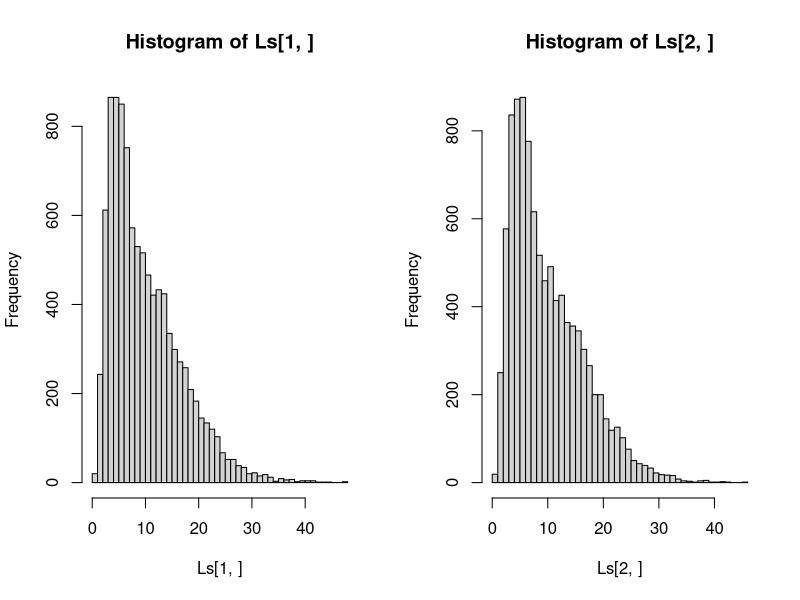
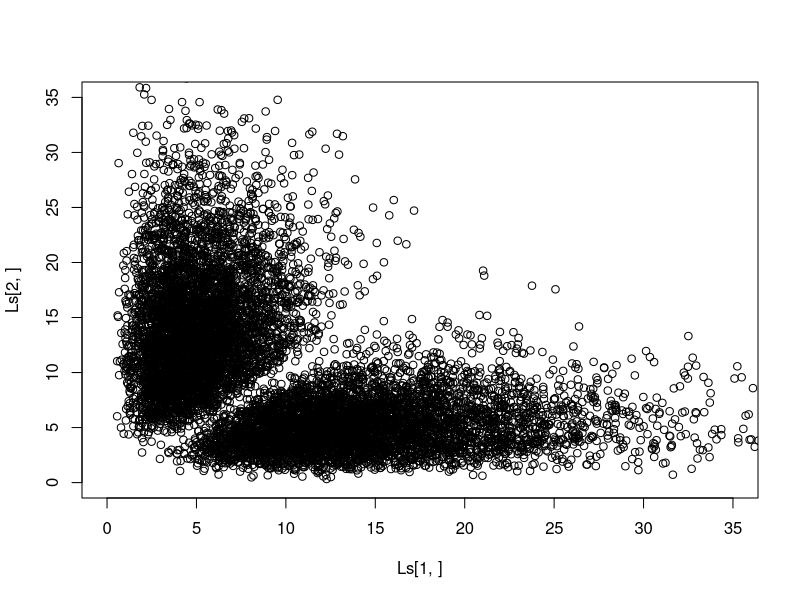
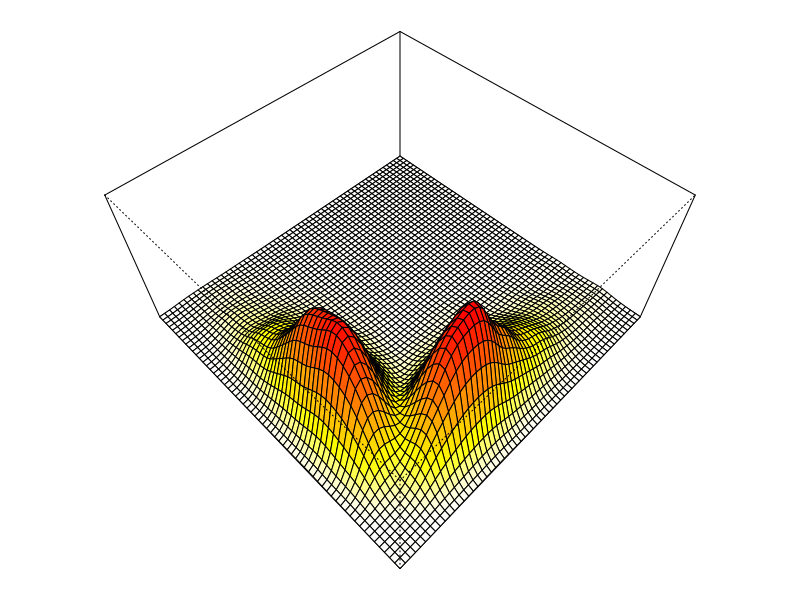
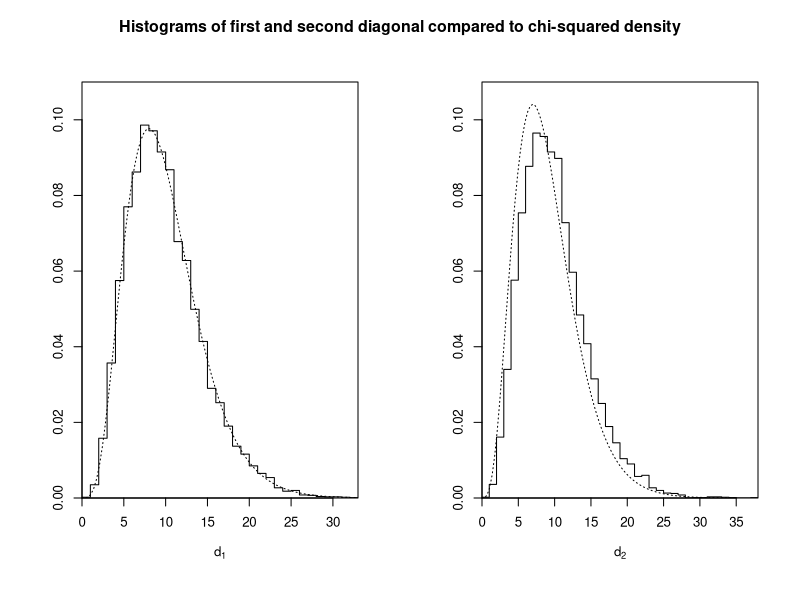
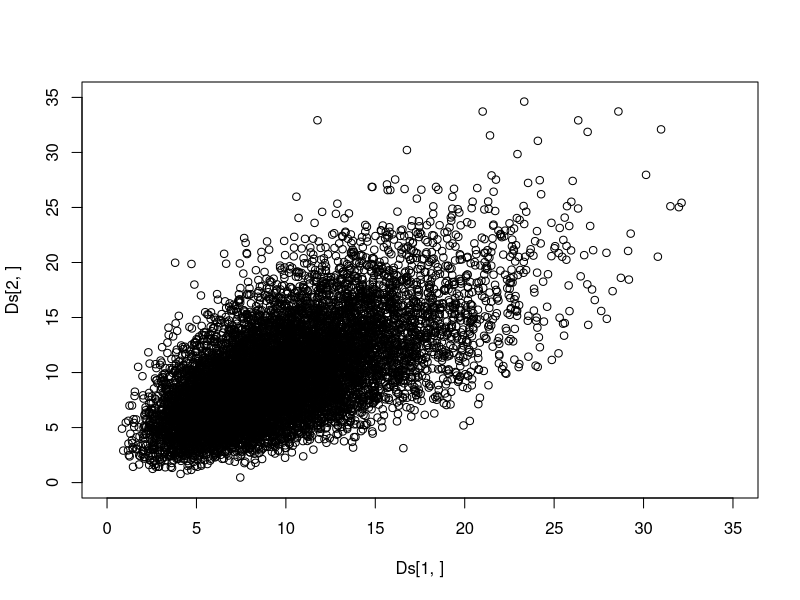
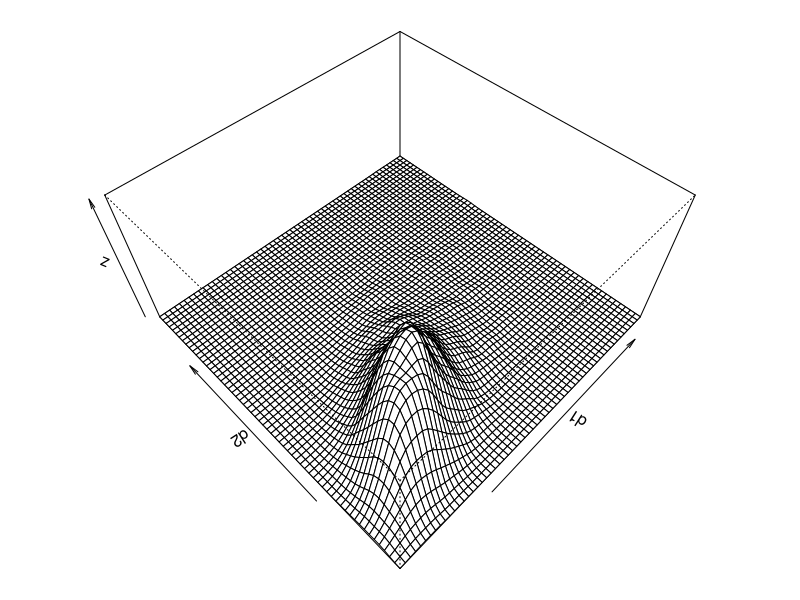
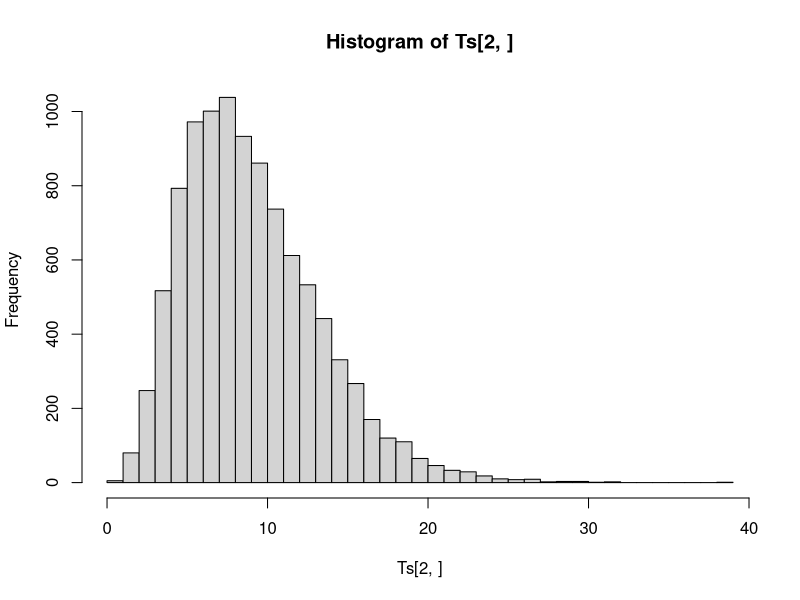
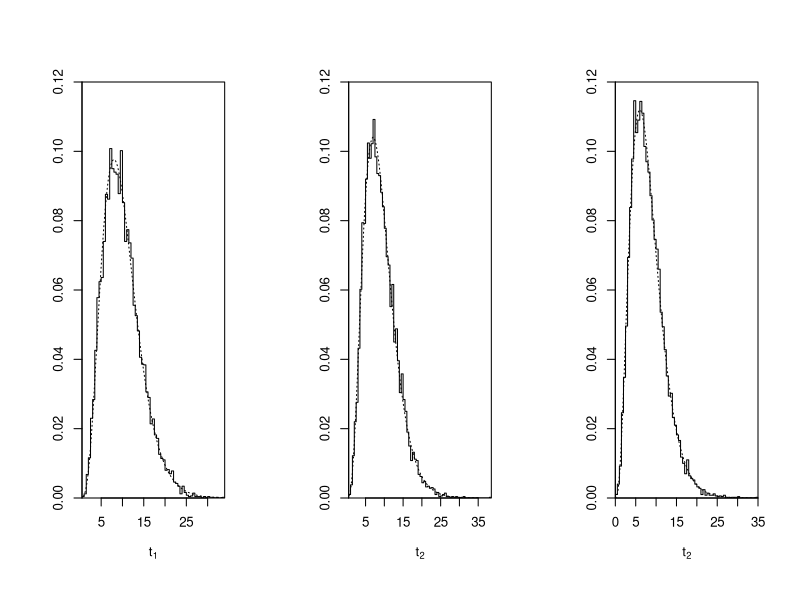

Here is the R script that generated these plots, in order:
## ---- chunk 1
eigenvalues = function(x) {
  sample(eigen(x, only.values=T)$values, nrow(x))
}
## ---- chunk 2
Sigma = matrix(c(1,1/3,1/3,1), ncol=2)
Sigma
## ---- chunk 3
A = rWishart(3, 10, Sigma)
A
## ---- chunk 4
A[,,3]
## ---- chunk 5
eigenvalues(A[,,3])
## ---- chunk 6
Ls = apply(rWishart(10^4, 10, Sigma), 3, eigenvalues)
## ---- chunk 7
dim(Ls)
## ---- chunk 8
par(mfrow=c(1,2)) -> opar

hist(Ls[1,], 50)
hist(Ls[2,], 50)

title(main="Histograms of first and second eigenvalue", outer=T, line=1)

par(opar)
## ---- chunk 9
plot(Ls[1,], Ls[2,], xlim=c(0,35), ylim=c(0,35))
## ---- chunk 10
require(MASS)

f = kde2d(Ls[1,], Ls[2,], n=60, lims=c(-1,35,-1,35)) # kernel density plot

# set margins
par(mai=c(0.1,0.1,0.1,0.1)) -> opar

# extract data
e1 = f$x
e2 = f$y
z = f$z

# generate colors
nb.col = 256
color = heat.colors(nb.col)
nrz = nrow(z)
ncz = ncol(z)
facet = -(z[-1, -1] + z[-1, -ncz] + z[-nrz, -1] + z[-nrz, -ncz])
facetcol = cut(facet, nb.col)

# plot
persp(e1, e2, z, phi = 50, theta = -45, 
      expand=0.5, col=color[facetcol],
      ticktype="detailed", axes=F)

par(opar)
## ---- chunk 11
N = 10
Sigma = matrix(c(1,4/5,4/5,1), ncol=2)
Sigma
## ---- chunk 12
Ds = apply(rWishart(10^4, N, Sigma), 3, diag) # extract the diagonal value of the Wishart matrix
## ---- chunk 13
dim(Ds)
## ---- chunk 14
Ds[,1]
## ---- chunk 15
hist(Ds[1,], breaks=30, plot=FALSE) -> h1
hist(Ds[2,], breaks=30, plot=FALSE) -> h2
## ---- chunk 16
par(mfrow=c(1,2), xaxs="i", yaxs="i", cex=0.8, 
    cex.axis=1.0) -> opar

# density of marginal
f = function(x) dchisq(x, df=N)

plot(h1$breaks, c(h1$density, 0), type="s", 
     xlab=expression(d[1]), ylab="", ylim=c(0, 0.11))
curve(f, 0, 35, lwd=1, lty=3, add=TRUE)

f = function(x) dchisq(x, df=N-1)

plot(h2$breaks, c(h2$density, 0), type="s", 
     xlab=expression(d[2]), ylab="", ylim=c(0, 0.11))
curve(f, 0, 35, lwd=1, lty=3, add=TRUE)

title(main="Histograms of first and second diagonal compared to chi-squared density", outer=T, line=-2)

par(opar)
## ---- chunk 17
plot(Ds[1,], Ds[2,], xlim=c(0,35), ylim=c(0,35))
## ---- chunk 18
require(MASS)

f = kde2d(Ds[1,], Ds[2,], n=60)

# set margins
par(mai=c(0.1,0.1,0.1,0.1)) -> opar

# extract data
d1 = f$x
d2 = f$y
z = f$z

persp(d1, d2, z, phi = 50, theta = -45, expand=0.5)

par(opar)
## ---- chunk 19
Sigma = diag(1, 2, 2)
Sigma
## ---- chunk 20
A = rWishart(1, N, Sigma)
## ---- chunk 21
diag(chol(A[,,1]))^2
## ---- chunk 22
Sigma = diag(1, 3, 3)

tdiag = function(A) {
  diag(chol(A))^2
}

Ts = apply(rWishart(10^4, N, Sigma), 3, tdiag)
## ---- chunk 23
dim(Ts)
## ---- chunk 24
length(Ts[1,])
## ---- chunk 25
length(Ts[2,])
## ---- chunk 26
hist(Ts[2,], 50)
## ---- chunk 27
hist(Ts[1,], breaks="FD", plot=FALSE) -> h1
hist(Ts[2,], breaks="FD", plot=FALSE) -> h2
hist(Ts[3,], breaks="FD", plot=FALSE) -> h3
## ---- chunk 28
par(mfrow=c(1,3), xaxs="i", yaxs="i", cex=0.8, 
    cex.axis=1.0) -> opar

# density of marginal
f = function(x) dchisq(x, df=N)

plot(h1$breaks, c(h1$density, 0), type="s", 
     xlab=expression(t[1]), ylab="", ylim=c(0, 0.12))
curve(f, 0, 35, lwd=1, lty=3, add=TRUE)

f = function(x) dchisq(x, df=N-1)

plot(h2$breaks, c(h2$density, 0), type="s", 
     xlab=expression(t[2]), ylab="", ylim=c(0, 0.12))
curve(f, 0, 35, lwd=1, lty=3, add=TRUE)

f = function(x) dchisq(x, df=N-2)

plot(h3$breaks, c(h3$density, 0), type="s", 
     xlab=expression(t[2]), ylab="", ylim=c(0, 0.12))
curve(f, 0, 35, lwd=1, lty=3, add=TRUE)

#title(main="Histograms of first and second diagonal compared to chi-squared densities", outer=T, line=-2)

par(opar)
## ---- chunk 29
plot(Ts[1,], Ts[2,]) # not correlated
## ---- chunk 30
mu = c(2, 1)
## ---- chunk 31
Sigma1 = matrix(c(5,4,4,5), ncol=2)
Sigma1
## ---- chunk 32
Sigma2 = matrix(c(3,0,0,3), ncol=2)
Sigma2
## ---- chunk 33
Sigma3 = matrix(c(5,-4,-4,5), ncol=2)
Sigma3
## ---- chunk 34
library(mvtnorm)
## ---- chunk 35
library(car)
## ---- chunk 36
SA = function(X) {
  require(car)
  
  par(pty="s", bty="n") -> opar
  
  plot(X[,1], X[,2], pch=20, col="gray50", cex=0.2, 
       axes=FALSE, xlab="", ylab="", xlim=range(X),
       ylim=range(X))
  
  mr = as.integer(min(range(X)))
  Mr = as.integer(max(range(X)))
  
  lpts = seq(mr, Mr, 1)
  tpts = rep('', (Mr+1-mr))
  tpts[(Mr+1-mr)] = Mr
  tck = 0.005
  axis(1, pos=0, tick=TRUE, tck = tck, label=FALSE, at=lpts)
  axis(2, pos=0, tick=TRUE, tck = tck, label=FALSE, at=lpts)
  axis(1, pos=0, tick=TRUE, tck = -1*tck, label=tpts, 
       at=lpts,  padj=-2.5, cex.axis=0.7, lwd=0.5)
  axis(2, pos=0, tick=TRUE, tck = -1*tck, label=tpts, 
       at=lpts, cex.axis=0.7, hadj=-1.3, las=1)
  
  mu = colMeans(X)
  Sigma = var(X)
  e = eigen(Sigma)

  for (i in 1:3) {
    ellipse(mu, Sigma, i, xlim=range(X), ylim=range(X),
          col=1, center.pch=19, center.cex=0.2,
          lwd=0.8, lty=2)
  }
  
  arrows(mu[1], mu[2], 
         mu[1]+e$vectors[1,1]*sqrt(e$values[1])*2.5,
         mu[2]+e$vectors[2,1]*sqrt(e$values[1])*2.5,
         length=.04,col=1,lwd=1.5)
  arrows(mu[1], mu[2],
         mu[1]+e$vectors[1,2]*sqrt(e$values[2])*2.5,
         mu[2]+e$vectors[2,2]*sqrt(e$values[2])*2.5,
         length=.04, col=1, lwd=1.5)

  par(opar)
}
## ---- chunk 37
par(mfrow=c(1,3), mai=c(0,0.1,0.1,0.1)) -> opar 

n = 500

X = rmvnorm(n, mean=mu, sigma=Sigma1)
Sn = t(X) %*% X / n
pGV = det(Sigma1)
SA(X)
title(bquote(abs(Sigma[1])== ~ .(pGV)))

X = rmvnorm(n, mean=mu, sigma=Sigma2)
Sn = t(X) %*% X / n
pGV = det(Sigma2)
SA(X)
title(bquote(abs(Sigma[2])== ~ .(pGV)))

X = rmvnorm(n, mean=mu, sigma=Sigma3)
Sn = t(X) %*% X / n
pGV = det(Sigma3)
SA(X)
title(bquote(abs(Sigma[3])== ~ .(pGV)))

par(opar)
## ---- chunk 38
p = 3
Sigma = diag(1, p, p)
mu = rep(0, p)

M = 1000 # number of MC simulations
n = 2000 # number of observations

MC = numeric(M)
for (i in 1:M) {
  X = rmvnorm(n, mean=mu, sigma=Sigma)
  Sn = t(X) %*% X / (n-1)
  MC[i] = sqrt(n)*(det(Sn)/det(Sigma) - 1)
}
## ---- chunk 39
hist(MC, breaks="FD", plot=FALSE) -> h
## ---- chunk 40
par(xaxs="i", yaxs="i", cex=0.8, cex.axis=1.0) -> opar

# theoretical density
f = function(x) dnorm(x, mean=0, sd=sqrt(2*p))

plot(h$breaks, c(h$density, 0), type="s", 
     xlab="", ylab="", ylim=c(0, 0.2))

curve(f, -10, 10, lwd=1, lty=3, add=TRUE)

title(main="Histogram compared to normal density", outer=T, line=-2)

par(opar)
## ---- chunk 41
pcor = function(rho, p) {
  Tn = matrix(0, p, p)
  for (i in 1:p) {
    for (j in 1:p) {
      Tn[i,j] = rho^abs(i-j)
    }
  }
  return(Tn)
}
## ---- chunk 42
p = 3
Sigma = pcor(0.5, p)
mu = rep(0, p)

M = 1000 # number of MC simulations
n = 2000 # number of observations

MC = numeric(M)
for (i in 1:M) {
  X = rmvnorm(n, mean=mu, sigma=Sigma)
  Sn = t(X) %*% X / (n-1)
  MC[i] = sqrt(n)*(det(Sn)/det(Sigma) - 1)
}
## ---- chunk 43
hist(MC, breaks="FD", plot=FALSE) -> h
## ---- chunk 44
par(xaxs="i", yaxs="i", cex=0.8, cex.axis=1.0) -> opar

# theoretical density
f = function(x) dnorm(x, mean=0, sd=sqrt(2*p))

plot(h$breaks, c(h$density, 0), type="s", 
     xlab="", ylab="", ylim=c(0, 0.2))
curve(f, -10, 10, lwd=1, lty=3, add=TRUE)

title(main="Histogram compared to normal density", outer=T, line=-2)

par(opar)
## ---- chunk 45
p = 10
Sigma = diag(1, p, p)
mu = rep(0, p)

M = 1000 # number of MC simulations
n = 2000 # number of observations

MC = numeric(M)
for (i in 1:M) {
  X = rmvnorm(n, mean=mu, sigma=Sigma)
  Sn = t(X) %*% X / (n-1)
  MC[i] = sqrt(n)*(det(Sn)/det(Sigma) - 1)
}
## ---- chunk 46
hist(MC, breaks="FD", plot=FALSE) -> h
## ---- chunk 47
par(xaxs="i", yaxs="i", cex=0.8, cex.axis=1.0) -> opar

# theoretical density
f = function(x) dnorm(x, mean=0, sd=sqrt(2*p))

plot(h$breaks, c(h$density, 0), type="s", 
     xlab="", ylab="", ylim=c(0, 0.2))
curve(f, -10, 10, lwd=1, lty=3, add=TRUE)

title(main="Histogram compared to normal density", outer=T, line=-2)

par(opar)
## ---- chunk 48
require(mvtnorm)

p = 30
Sigma = diag(1, p, p)
mu = rep(0, p)

M = 1000 # number of MC simulations
n = 2000 # number of observations

MC = numeric(M)
for (i in 1:M) {
  X = rmvnorm(n, mean=mu, sigma=Sigma)
  Sn = t(X) %*% X / (n-1)
  MC[i] = sqrt(n)*(det(Sn)/det(Sigma) - 1)
}
## ---- chunk 49
hist(MC, breaks="FD", plot=FALSE) -> h
## ---- chunk 50
par(xaxs="i", yaxs="i", cex=0.8, cex.axis=1.0) -> opar

# theoretical density
f = function(x) dnorm(x, mean=0, sd=sqrt(2*p))

plot(h$breaks, c(h$density, 0), type="s", 
     xlab="", ylab="", ylim=c(0, 0.2))
curve(f, -50, 50, lwd=1, lty=3, add=TRUE)

title(main="Histogram compared to normal density", outer=T, line=-2)

par(opar) # the classical theory does not work
## ---- chunk 51
d = function(u) 1 + (1-u)/u * log(1-u)
## ---- chunk 52
require(mvtnorm)

M = 1000 # number of MC simulations
n = 2000 # number of observations
p = 30

Sigma = diag(1, p, p)
mu = rep(0, p)

yn = p/n # Finite horizon proxy

MC = numeric(M)
for (i in 1:M) {
  X = rmvnorm(n, mean=mu, sigma=Sigma)
  Sn = t(X) %*% X / (n-1)
  #MC[i] = log(det(Sn)/det(Sigma)) + p * d(yn)
  MC[i] = log(det(Sn)) + p * d(yn)
}
## ---- chunk 53
mean(MC)
## ---- chunk 54
-0.5*log(1-yn)
## ---- chunk 55
hist(MC, breaks=seq(-1,1,length.out = 50))
## ---- chunk 56
par(xaxs="i", yaxs="i", cex=0.8, cex.axis=1.0) -> opar

hist(MC, breaks=seq(-1, 1, length.out = 100), plot=FALSE) -> h

# theoretical density
f = function(x) dnorm(x, mean=-0.5*log(1-yn), sd=sqrt(-2*log(1-yn)))

plot(h$breaks, c(h$density, 0), type="s", 
     xlab="", ylab="", ylim=c(0, 3.0))
curve(f, -1, 1, lwd=1, lty=3, add=TRUE)

title(main="Histogram compared to normal density", outer=T, line=-2)

par(opar)
